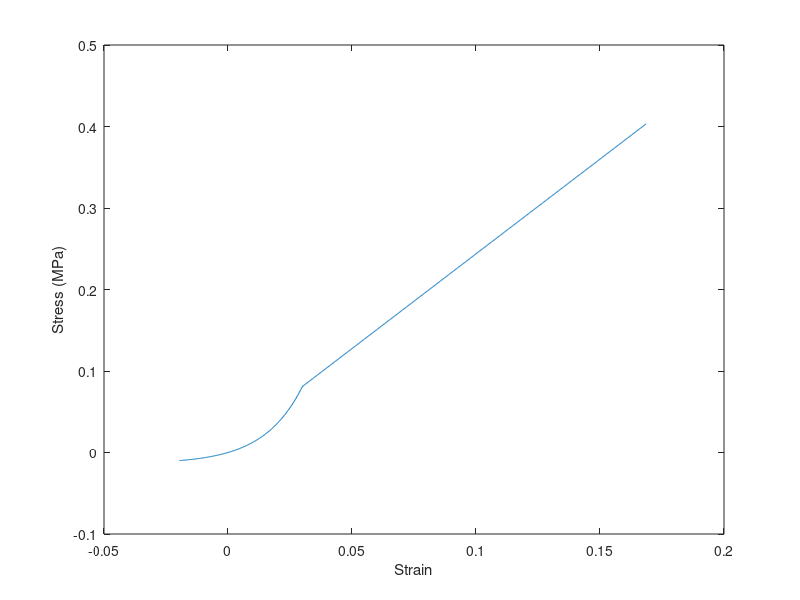
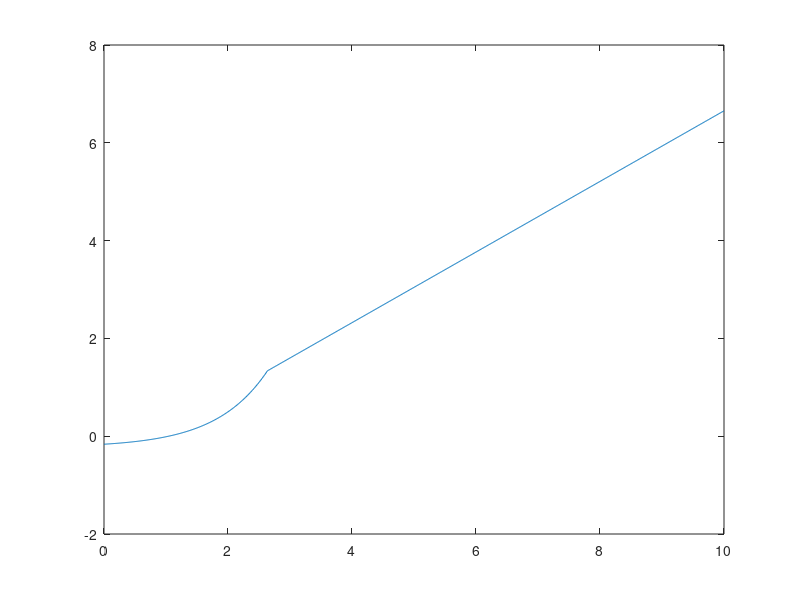

MATLAB code to generate these figures, in order:
% Created by: Anthony Le
% Last updated: 02.28.2018

% BIOE 599-3: Homework 2
% Due: 03.02.2018
%% Problem 6
close all;
clear;

l_0 = 5.1; % in cm
A = 3; % in mm^2
e_toe = 0.03; % unitless
Tm = 270; % in MPa
s_lin = 36; % in MPa
e_lin = 0.15; % unitless, = e_toe @ s_lin
r = 5.5; % in cm, moment arm
r = r * 100; % in m

% part a
k_2 = 64.01;

s_toe = Tm * e_toe; % 8.1

k_1 = s_toe / (exp(k_2 * e_toe) - 1);

k_3 = (s_lin - s_toe) / (e_lin - e_toe);

k_4 = s_toe - (k_3 * e_toe);

% part b
% stress-strain curve
L = [];
theta = deg2rad(linspace(0, 10, 1000)); % in rad
for g = 1:length(theta)
    l = 5 + 5.5 * theta(g); % in cm
    L = cat(1, L, l); 
end

E = [];
for h = 1:length(L)
    e = (L(h)- l_0) / l_0; % unitless
    E = cat(1, E, e);
end

S = [];
for i = 1:length(E)
    if E(i) <= e_toe
        s = k_1 * (exp(k_2 * E(i)) - 1); % in N/cm^2
        S = cat(1, S, s);
    elseif E(i) > e_toe
        s = k_3 * E(i) + k_4; % in N/cm^2
        S = cat(1, S, s);
    end
end

S = S / 100; % in N/mm^2

figure(1);
plot(E, S);
xlabel('Strain');
ylabel('Stress (MPa)');

F = [];
for j = 1:length(S)
    f = A * S(j); 
    F = cat(1, F, f); % in N
end

M = [];
for k = 1:length(F)
    m = (F(k) * r) / 100; % in Nm
    M = cat(1, M, m);
end

figure(2);
plot(rad2deg(theta), M);
